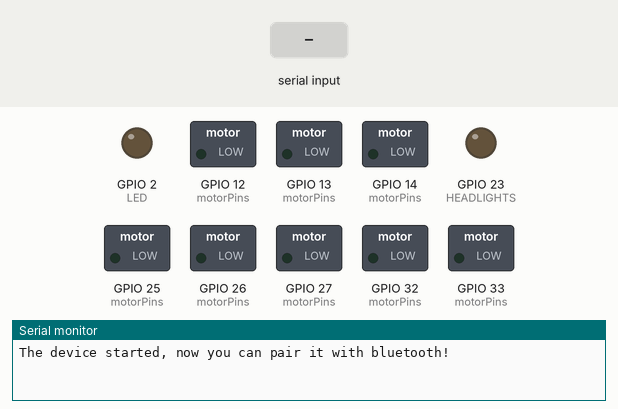
The sketch below on a simulated ESP32. Shown: switched loads named in the sketch (green lamp = pin HIGH), output pins drawn as LEDs (lit = HIGH), the last lines printed to the serial monitor. The inputs (shaded band) are chosen by the test bench. Nothing arrives over Bluetooth unless stated.

Above: at 1.2 s.
1.3 s: "+\n" received over the second serial link
At 1.7 s:
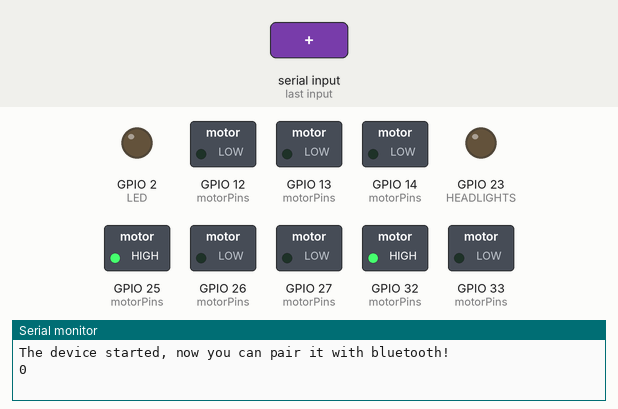
2.8 s: "90,45\n" received over the second serial link
At 4.0 s:
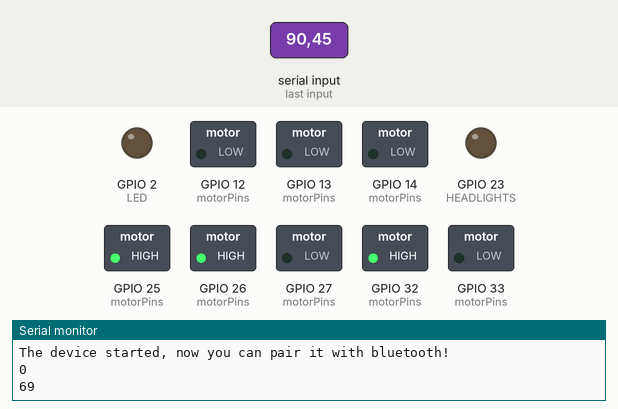
4.3 s: "l,45\n" received over the second serial link
At 5.1 s:
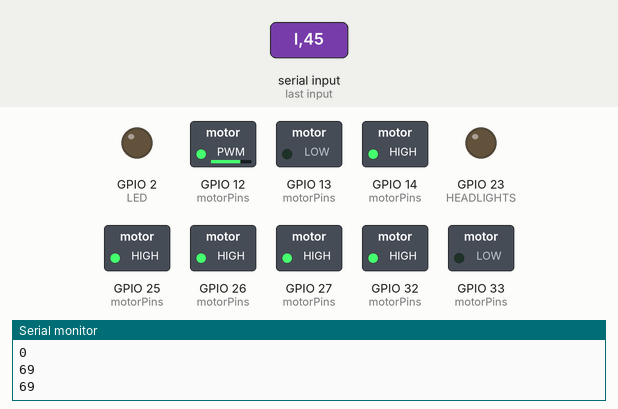
5.8 s: "200\n" received over the second serial link
At 6.3 s:
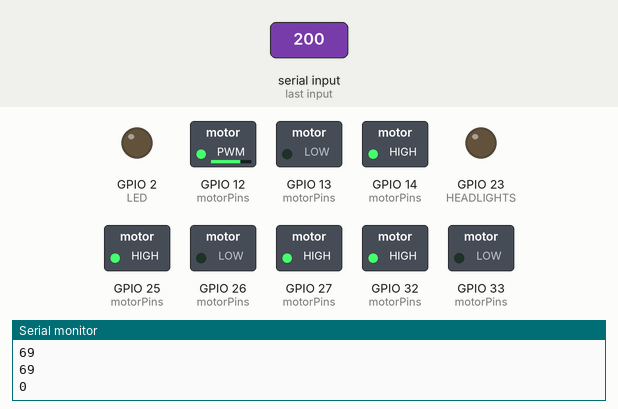
7.3 s: "r,45\n" received over the second serial link
At 8.5 s:
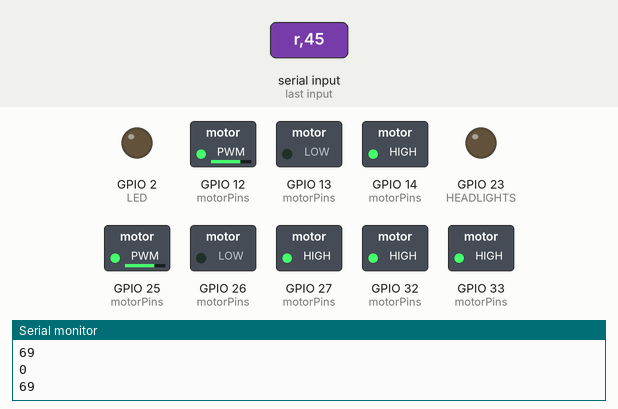
8.8 s: "30,150\n" received over the second serial link
At 9.8 s:
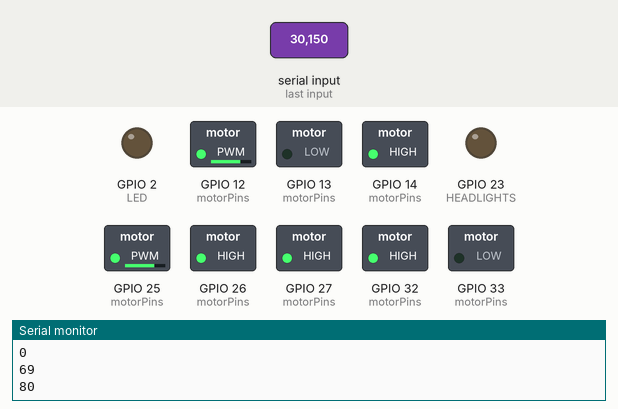
Timing chart, 0 to 11.3 s (numbered marks = the images above; inputs shaded):
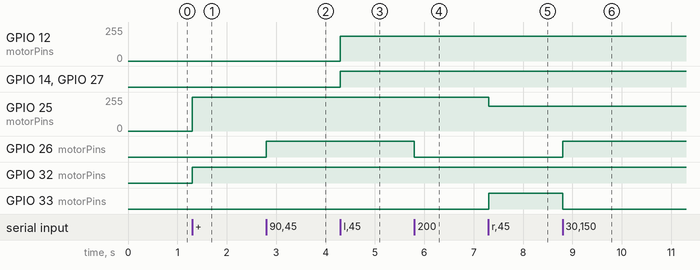

The sketch:

btcar-ucontrol-arduino.ino
```cpp
#include "BluetoothSerial.h" // Include the Bluetooth serial library

#if !defined(CONFIG_BT_ENABLED) || !defined(CONFIG_BLUEDROID_ENABLED)
#error Bluetooth is not enabled! Please run `make menuconfig` to and enable it
#endif

#define LED 2     // The pin of the onboard status LED

#define M_0HA 13  // Motor 0 high side A
#define M_0HB 27  // Motor 0 high side B
#define M_0LA 12  // Motor 0 low side A
#define M_0LB 14  // Motor 0 low side B

#define M_1HA 26  // Motor 1 high side A
#define M_1HB 32  // Motor 1 high side B
#define M_1LA 25  // Motor 1 low side A
#define M_1LB 33  // Motor 1 low side B

#define HI_OFF LOW  // State of the I/O pin when the high side MOSFET is off
#define LO_OFF HIGH // State of the I/O pin when the low side MOSFET is off. Low side MOSFETS are contorlled through a NOT gate
#define HI_ON HIGH  // State of the I/O pin when the high side MOSFET is on
#define LO_ON LOW   // State of the I/O pin when the low side MOSFET is on. Low side MOSFETS are contorlled through a NOT gate

#define MOTOR_COUNT 2     // Number of motors on the car
#define PINS_PER_MOTOR 4  // How many pins are used per motor
#define PWM_PER_MOTOR 2   // How many pins are used per motor for PWM
#define LED 2             // The pin of the onboard status LED
#define HEADLIGHTS 23     // The pin the headlights are controlled from

/* Legal states oposite high/low side switch control pins
 * Not following this table will result in shorting the battery through the MOSFETs
 * Hi and Lo are the high and low side mosfets
 * 0 and 1 are the output states of the IO pins, ~ = do not care
 * The values on the left are the state of one MOSFET, the values inside are the safe values for the other MOSFET.
 *   | Hi | Lo
 * 1 | 1  | ~
 * 0 | ~  | 0
 */

static const int motorPins[] = {M_0HA, M_0HB, M_0LA, M_0LB, M_1HA, M_1HB, M_1LA, M_1LB}; // List of all motor pins used to setup pin mode
static const int motorLowPins[] = {M_0LA, M_0LB, M_1LA, M_1LB}; // List of PWM pins used to setup pwm

static const int HI_A[] = {M_0HA, M_1HA}; // List of the high side A pins
static const int HI_B[] = {M_0HB, M_1HB}; // List of the high side B pins
static const int LO_A[] = {M_0LA, M_1LA}; // List of the low side A pins
static const int LO_B[] = {M_0LB, M_1LB}; // List of the low side B pins

// Sets the motor power. ID is the motor ID, power is the requested power, and forwards is the direction with true being forwards
void setMotor(int id, byte power, bool forwards) {
  // Print debug message to USB serial
  Serial.println(power);
  // First turn both high side MOSFETs off so that we can seup the low side without shorting
  digitalWrite(HI_A[id], HI_OFF);
  digitalWrite(HI_B[id], HI_OFF);
  // Allow 1 microsecond for the MOSFET gates to charge
  delayMicroseconds(1);
  if(power < 1) { // If the motor power is 0 or somehow below
    // Turn the low sides off so the car will roll to a stop
    digitalWrite(LO_A[id], LO_OFF);
    digitalWrite(LO_B[id], LO_OFF);
  } else {
    // Now set the PWM on the low side MOSFETs, remembering that they are controlled through a NOT gate so values are inverted such that 255 is off.
    ledcWrite((id*PWM_PER_MOTOR), (forwards) ? 255 : (255-power));
    ledcWrite((id*PWM_PER_MOTOR)+1, (forwards) ? (255-power) : 255);
    // Turn on the required high side MOSFET and make sure the other one is still off
    digitalWrite(HI_A[id], (forwards) ? HI_ON : HI_OFF);
    digitalWrite(HI_B[id], (forwards) ? HI_OFF : HI_ON);
  }
}

// Initializes the motor IO pins and PWM controllers
void setupMotors() {
  for(int i = 0; i < (MOTOR_COUNT * PINS_PER_MOTOR); i++) { // For each motor pin
    digitalWrite(motorPins[i], LOW);                        // Make sure it will be low when it is activated
    pinMode(motorPins[i], OUTPUT);                          // Set the pin mode to output so it can source/sink current
  }
  for(int i = 0; i < (MOTOR_COUNT * PWM_PER_MOTOR); i++) {  // For each PWM channel
    ledcSetup(i, 30000, 8);                                 // Setup the PWM on that ID with a frequency of 30kHz and a resolution of 8 bits 0 <= X < 256
    ledcAttachPin(motorLowPins[i], i);                      // Attach the PWM controller to the I/O pin
  }
}

// Define the Serial Bluetooth object
BluetoothSerial SerialBT;

// Called when a Bluetooth connection things happen
void btCallback(esp_spp_cb_event_t event, esp_spp_cb_param_t *param){
  if(event == ESP_SPP_SRV_OPEN_EVT){          // If a device has connected
    Serial.println("Controller Connected");     // Print debug message
    digitalWrite(LED, HIGH);                    // Turn on the status LED
    digitalWrite(HEADLIGHTS, HIGH);             // Turn on the headlights
  } else if(event == ESP_SPP_CLOSE_EVT ){     // If a device has disconnected
    Serial.println("Controller disconnected");  // Print debug message
    digitalWrite(LED, LOW);                     // Turn off status LED
    digitalWrite(HEADLIGHTS, LOW);              // Turn off headlights
    setMotor(0, 0, false);                      // Turn off motor 0
    setMotor(1, 0 , false);                     // Turn off motor 1
  }
}

void setup() { // put your setup code here, to run once at the beginning
  Serial.begin(115200);                   // Start USB serial for deubg

  SerialBT.register_callback(btCallback); // Setup connect/disconnect actions

  SerialBT.begin("ESP32test");            // Begin Bluetooth serial as device name
  Serial.println("The device started, now you can pair it with bluetooth!");

  pinMode(LED, OUTPUT);                   // Enable status LED
  pinMode(HEADLIGHTS, OUTPUT);            // Enable headlights

  setupMotors();                          // Setup motors
}

char cmd[4]; // Buffer to store the command

void loop() { // Main code to run repeatedly
  if (SerialBT.available()) {             // If there is a bluetooth message
    digitalWrite(LED, HIGH);              // Turn on the status LED, will turn it off when we are done processing the message
    while(SerialBT.available()) {         // For each byte in the bluetooth message
      char c = (char) SerialBT.read();    // Get the next byte
      switch(c) {                         // Switch depending on the next byte
        case 13:                          // Carrage return, treat it as a newline
        case '\n': {                        // Newline means the end of the message
          int id = -1;                      // Set the next char id to -1
          switch(cmd[0]) {                  // Switch based on the command which should be in byte 0 of the command buffer
          case 'l': id = 0; break;            // If it is for the left motor, set the motor ID to 0
          case 'r': id = 1; break;            // If it is for the right motor, set the motor ID to 1
          }
          bool dir = cmd[1] == '+';           // If the direction byte (byte 1) is "+", set the direction to forwards
          String hex = (String) cmd[2] + (String) cmd[3]; // Bytes 2 and 3 should be the high and low order hex characters representing the speed, so store them together for processing in a moment
          byte sp = strtol(hex.c_str(), NULL, 16);        // Convert the hex string to a byte
          setMotor(id, sp, dir);              // Set the motor based on the paramaters calculated previously
//          Serial.print(id);                 // Uncomment these lines to print motor commands to the serial debug
//          Serial.print(" ");
//          Serial.print(dir);
//          Serial.print(" ");
//          Serial.print(sp, HEX);
//          Serial.println();
        } break;
        default: {                          // If it is not the end of a command
          cmd[0] = cmd[1];                  // Move each byte in the command buffer 1 forward.
          cmd[1] = cmd[2];                  // There is probibly a faster way to do this, but this works well enough
          cmd[2] = cmd[3];
          cmd[3] = c;                       // Store the new byte to the end of the command buffer
//          SerialBT.write(c);              // Uncomment these lines to print all bluetooth incoming bytes to the serial debug
//          Serial.write(c);
        } break;
      }
    }
    digitalWrite(LED, LOW);             // Turn the status LED off, compleating the blink
  }
  delay(1);                             // Delay for 1ms to let the cpu sleep rather than running in circles forever
}
```

Measured:
- after the input at 1.3 s, GPIO 25 (motorPins): 0/255 → 255/255 at once; GPIO 32 (motorPins): LOW → HIGH at once
- after the input at 2.8 s, GPIO 26 (motorPins): LOW → HIGH at once
- after the input at 4.3 s, GPIO 12 (motorPins): 0/255 → 185/255 at once; GPIO 14 (motorPins), GPIO 27 (motorPins): LOW → HIGH at once
- after the input at 5.8 s, GPIO 26 (motorPins): HIGH → LOW at once
- after the input at 7.3 s, GPIO 25 (motorPins): 255/255 → 185/255 at once; GPIO 33 (motorPins): LOW → HIGH at once
- after the input at 8.8 s, GPIO 26 (motorPins): LOW → HIGH at once; GPIO 33 (motorPins): HIGH → LOW at once
